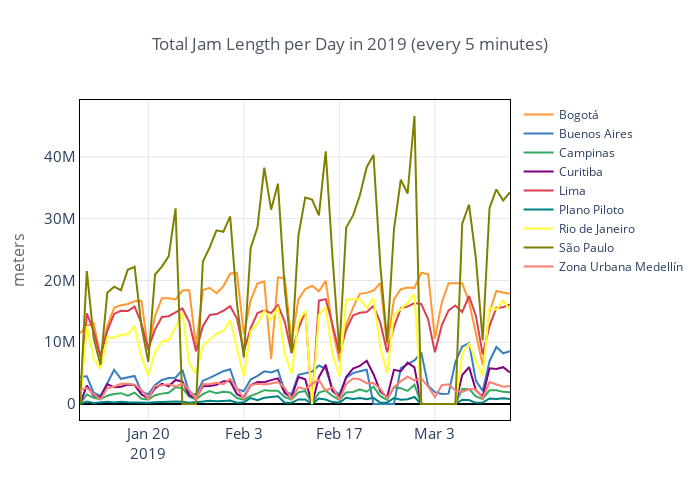

Notebook code for this chart:
### Code cell
historical[historical['datetime'] < "2019-03-15"].pivot_table(index='datetime', columns='city', values='sum_length')\
.resample('D').sum()\
.iplot(theme='custom',
          title=f'Total Jam Length per Day in 2019 (every 5 minutes)',
          yTitle='meters', 
          )
